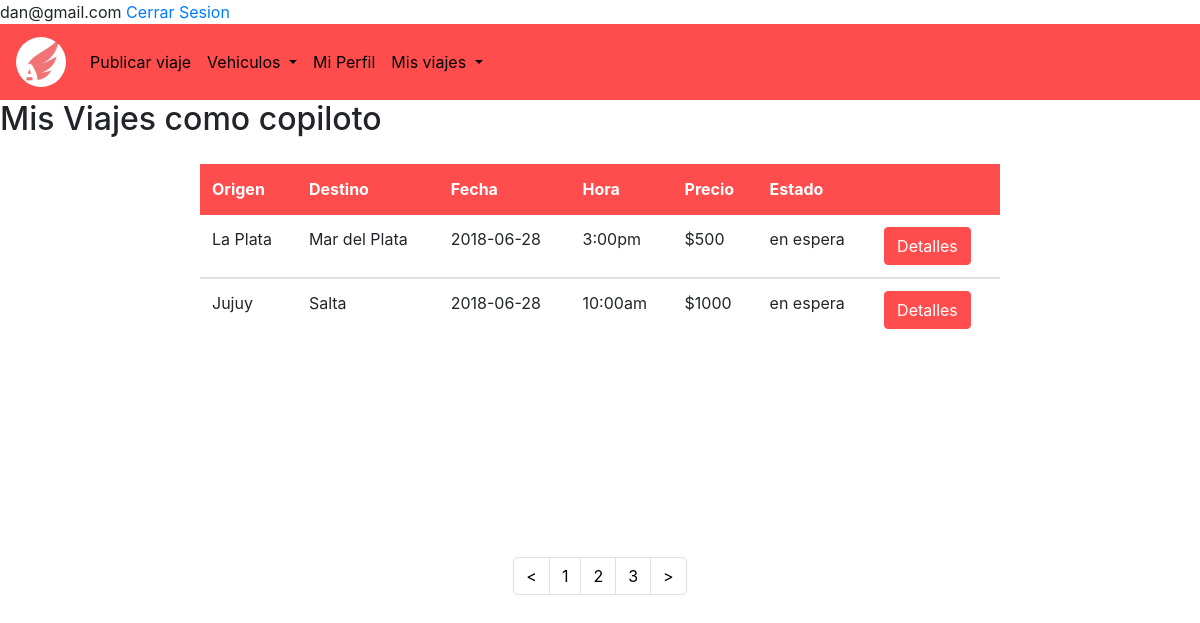
Screenshot of /MisViajesCopi.php (signed in) with the database file from the repository.
### tables this page shows
CREATE TABLE `viajes` (
  `id_viaje` int(11) NOT NULL,
  `auto_id` varchar(100) NOT NULL,
  `hora` time(6) NOT NULL,
  `horaLlegada` time(6) NOT NULL,
  `precio` int(100) NOT NULL,
  `destino` text NOT NULL,
  `origen` text NOT NULL,
  `fecha` date NOT NULL,
  `borrado` tinyint(1) NOT NULL
);

CREATE TABLE `misviajes_copiloto` (
  `id_viaje` int(50) NOT NULL,
  `Email_copiloto` varchar(50) NOT NULL,
  `estado` enum('en espera','rechazado','aceptado','') NOT NULL
);

### MisViajesCopi.php (the view, shortened to what this page needs)
<!DOCTYPE html>
<html>
	<head>
		<link rel="stylesheet" href="css/bootstrap.min.css">
		<link rel="stylesheet" href="estilos4.css">
	</head>
	<body>
		<?php
          include ("class_funciones.php");
        ?>
		<header>
			<nav class="navbar navbar-expand-lg navbar-light bg-light">
				<a class="navbar-brand" href="PagPrin.php"><img class="avatar" src="logo.jpg"></a>
				<div class="collapse navbar-collapse" id="navbarSupportedContent">
					<ul class="navbar-nav mr-auto">
						<li class="nav-item active">
							<a class="nav-link" href="publicarViaje.php">Publicar viaje <span class="sr-only">(current)</span></a>
						</li>
						<li class="nav-item dropdown">
							<a class="nav-link dropdown-toggle" href="#" id="navbarDropdown" role="button" data-toggle="dropdown" aria-haspopup="true" aria-expanded="false">
								Vehiculos
							</a>
						</li>
						<li class="nav-item active">
							<a class="nav-link" href="miperfil.php">Mi Perfil <span class="sr-only">(current)</span></a>
						</li>
                         <li class="nav-item dropdown">
							<a class="nav-link dropdown-toggle" href="#" id="navbarDropdown" role="button" data-toggle="dropdown" aria-haspopup="true" aria-expanded="false">
								Mis viajes
							</a>
						</li>
					</ul>
				</div>
			</nav>
		</header>
		<?php
		  include("conexion.php");
		  $email=$_SESSION['email'];
                  echo "<label class='misViajes'><h2>Mis Viajes como copiloto </h2></label>
                  <div class='container3'>
			    <table class='table'>
				<thead class='thead-dark'>
					<tr>
					    <th>Origen</th>
						<th>Destino</th>
						<th>Fecha</th>
						<th>Hora</th>
						<th>Precio</th>
                                                <th>Estado</th>
                                                <th></th>
					</tr>
				</thead>
			 	<tbody>";
		  $consultaCoPiloto="SELECT * FROM misviajes_copiloto WHERE Email_copiloto ='$email'";
          if($resultadoConsultaCoPi=mysqli_query($conexion,$consultaCoPiloto)){
            while($registroCoPilo=mysqli_fetch_array($resultadoConsultaCoPi)){
          	$idViaCopi=$registroCoPilo['id_viaje'];
                $estadoCopi=$registroCoPilo['estado'];
                $consulta="SELECT * FROM viajes WHERE id_viaje= '$idViaCopi'";
                $resultadoConsulta=mysqli_query($conexion,$consulta);
                while($registro=mysqli_fetch_array($resultadoConsulta)){
                        $horaForm=date('g:ia', strtotime($registro['hora']));
                                                  echo"<tr>
                                                          <td>".$registro['origen']."</td>
                                                          <td>".$registro['destino']."</td>
                                                          <td>".$registro['fecha']."</td>
                                                          <td>".$horaForm."</td>
                                                          <td>$".$registro['precio']."</td>
                                                          <td>".$estadoCopi."</td>
                                                          <td>
                                                            <form  method='post' action='DetallesViaje.php'>
                                                                <input type='hidden' name='id' value='".$registro['id_viaje']."'>
                                                                <button type='submit' value='submit' class='btn btn-primary'> Detalles </button>
                                                            </form>
                                                          </td>
                                                      </tr>
				</tbody>";
                                }
                                }
			 echo"</table>";
       }
	     ?>
		</div>
		<nav aria-label="Page navigation example">
			<ul class="pagination justify-content-center">
				<li class="page-item disabled">
					<a class="page-link" href="#" tabindex="-1"><</a>
				</li>
				<li class="page-item"><a class="page-link" href="#">1</a></li>
				<li class="page-item"><a class="page-link" href="#">2</a></li>
				<li class="page-item"><a class="page-link" href="#">3</a></li>
				<li class="page-item">
					<a class="page-link" href="#">></a>
				</li>
			</ul>
		</nav>
	</body>
</html>

### estilos4.css (style rules this page uses)
.navbar { background-color:#ff4d4d !IMPORTANT ; }
.nav-link { color: black !IMPORTANT; }
.btn { background-color:#ff4d4d; border-color: #ff4d4d; }
th { background-color: #ff4d4d !IMPORTANT; border-color: #ff4d4d !IMPORTANT; }
.page-link { color: black !IMPORTANT; }
.avatar { vertical-align: middle; width: 50px; height: 50px; border-radius: 50%; cursor: pointer; }
.container3 { padding: 10px 200px 200px 200px; }

### rows the page displays
misviajes_copiloto: estado "en espera"
viajes: origen "La Plata", destino "Mar del Plata", fecha "2018-06-28", hora "3:00pm", precio "500"
misviajes_copiloto: estado "en espera"
viajes: origen "Jujuy", destino "Salta", fecha "2018-06-28", hora "10:00am", precio "1000"

### other values shown
$email "dan@gmail.com"
